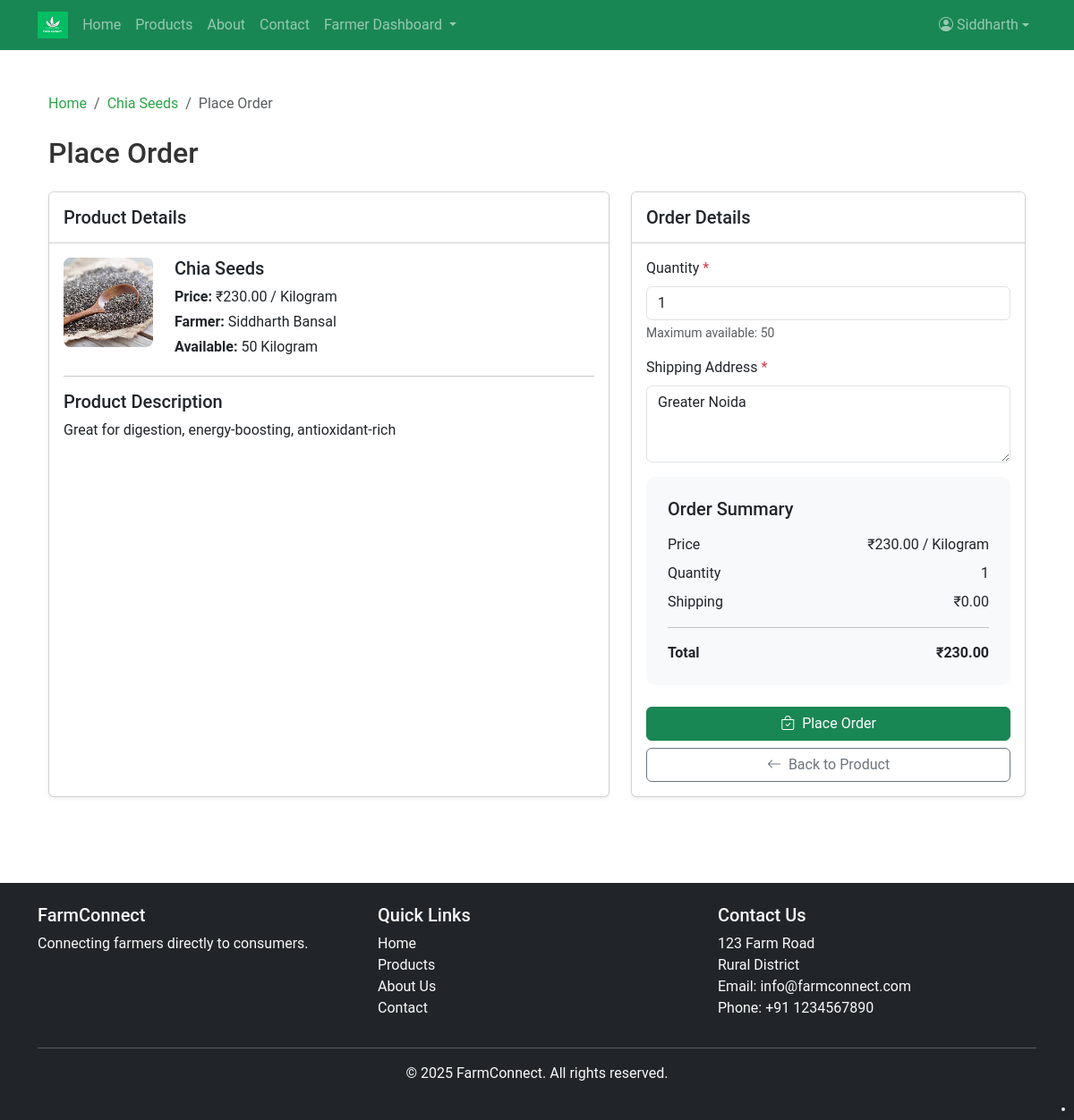
Before: /order/43/ (signed in) with the older database file.
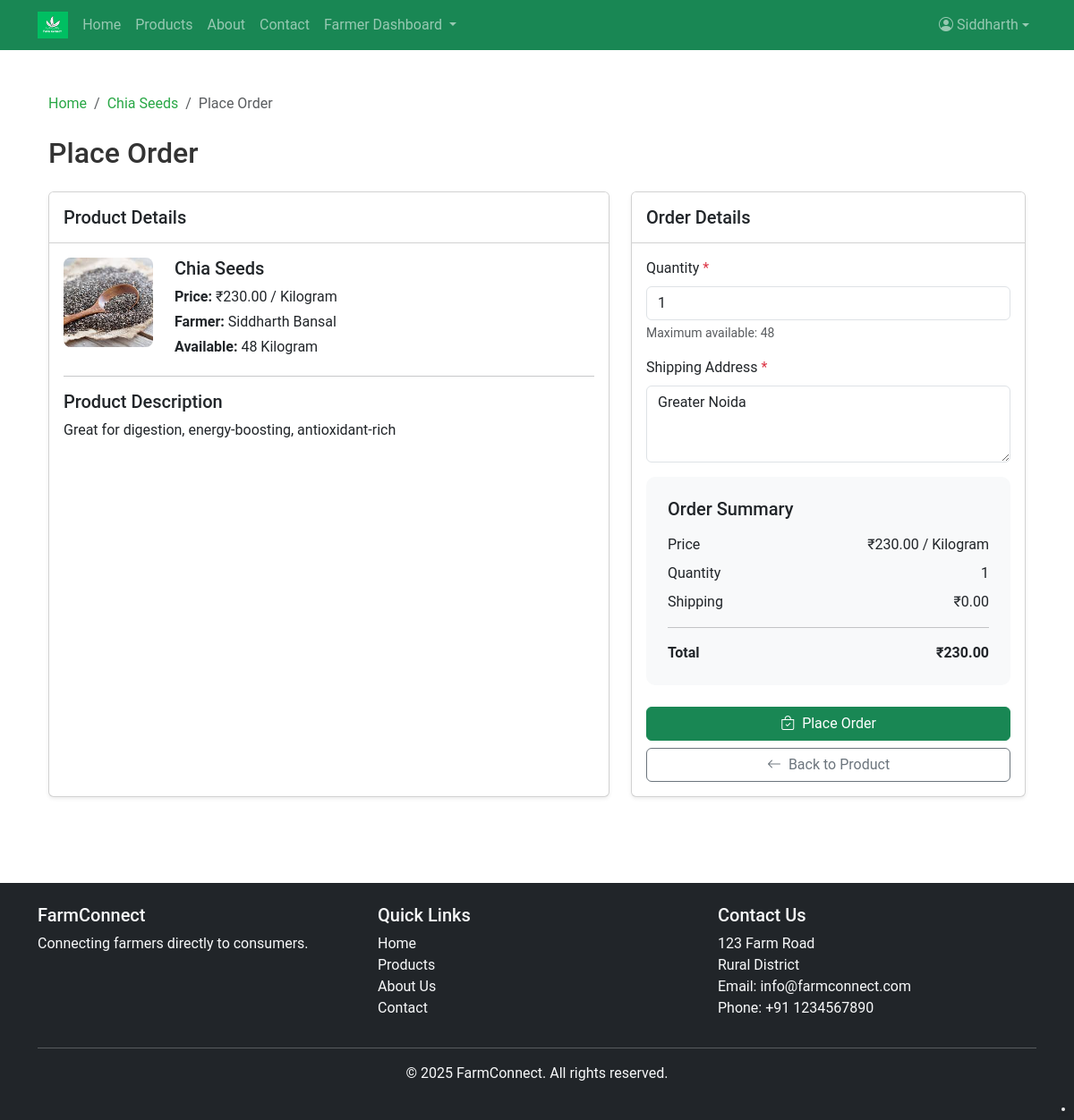
After: the same page with the newer database file.
### farm_core/models.py (models this page shows, shortened)
class Product(models.Model):
    UNIT_CHOICES = (
        ('kg', 'Kilogram'),
        ('g', 'Gram'),
        ('l', 'Liter'),
        ('ml', 'Milliliter'),
        ('piece', 'Piece'),
        ('dozen', 'Dozen'),
        ('bundle', 'Bundle'),
        ('box', 'Box'),
        ('bag', 'Bag'),
        ('packet', 'Packet'),
    )
    name = models.CharField(max_length=200)
    description = models.TextField()
    price = models.DecimalField(max_digits=10, decimal_places=2)
    discount_price = models.DecimalField(max_digits=10, decimal_places=2, blank=True, null=True)
    quantity_available = models.PositiveIntegerField(default=0)
    category = models.ForeignKey(ProductCategory, on_delete=models.CASCADE, related_name='products')
    unit = models.CharField(max_length=10, choices=UNIT_CHOICES, default='kg')
    farmer = models.ForeignKey(User, on_delete=models.CASCADE, related_name='products')
    image = models.ImageField(upload_to='product_images/', blank=True, null=True)
    created_at = models.DateTimeField(auto_now_add=True)
    updated_at = models.DateTimeField(auto_now=True)
    is_organic = models.BooleanField(default=False)
    is_available = models.BooleanField(default=True)
    harvest_date = models.DateField(blank=True, null=True)
    expiry_date = models.DateField(blank=True, null=True)
    nutritional_info = models.TextField(blank=True, null=True)

class User(AbstractUser):
    USER_TYPE_CHOICES = (
        ('farmer', 'Farmer'),
        ('consumer', 'Consumer'),
    )
    user_type = models.CharField(max_length=10, choices=USER_TYPE_CHOICES, default='consumer')
    phone = models.CharField(max_length=15, blank=True, null=True)
    address = models.TextField(blank=True, null=True)
    profile_pic = models.ImageField(upload_to='profile_pics/', blank=True, null=True)
    npop_certificate_number = models.CharField(max_length=100, blank=True, null=True)
    npop_certificate_issue_date = models.DateField(blank=True, null=True)
    npop_certificate_expiry_date = models.DateField(blank=True, null=True)
    npop_certificate_file = models.FileField(upload_to='npop_certificates/', blank=True, null=True)

### farm_core/views.py (the view, shortened to what this page needs)
# urls.py: path('order/<int:product_id>/', views.CreateOrderView.as_view(), name='create_order'),
class CreateOrderView(LoginRequiredMixin, CreateView):
    model = Order
    form_class = OrderForm
    template_name = 'farm_core/orders/create.html'
    success_url = reverse_lazy('farm_core:order_list')
    def get_initial(self):
        initial = super().get_initial()
        product_id = self.kwargs.get('product_id')
        product = get_object_or_404(Product, pk=product_id)
        initial['product'] = product
        return initial
    def get_context_data(self, **kwargs):
        context = super().get_context_data(**kwargs)
        product_id = self.kwargs.get('product_id')
        context['product'] = get_object_or_404(Product, pk=product_id)
        return context

### farm_core/forms.py (shortened to what this page needs)
class OrderForm(forms.ModelForm):
    class Meta:
        model = Order
        fields = ['quantity', 'shipping_address']
        widgets = {
            'shipping_address': forms.Textarea(attrs={'rows': 3}),
        }
    def __init__(self, *args, **kwargs):
        super().__init__(*args, **kwargs)
        for field_name, field in self.fields.items():
            field.widget.attrs['class'] = 'form-control'

### farm_core/templates/farm_core/orders/create.html (shortened to what the changed rows need)
{% extends 'farm_core/base.html' %}
{% load i18n %}
{% load static %}
{% block content %}
<div class="container py-4">
    <nav aria-label="breadcrumb" class="mb-4">
        <ol class="breadcrumb">
            <li class="breadcrumb-item"><a href="{% url 'farm_core:product_detail' pk=product.id %}">{{ product.name }}</a></li>
        </ol>
    </nav>
    <h1 class="h2 mb-4">{% trans "Place Order" %}</h1>
    <div class="row">
        <div class="col-md-7 mb-4">
            <div class="card shadow-sm h-100">
                <div class="card-body">
                    <div class="d-flex">
                        <div class="me-4">
                            {% if product.image %}
                            <img src="{{ product.image.url }}" alt="{{ product.name }}" class="order-product-img">
                            {% else %}
                            <div class="order-product-img bg-light d-flex align-items-center justify-content-center">
                                <i class="bi bi-image text-secondary fs-1"></i>
                            </div>
                            {% endif %}
                        </div>
                        <div>
                            <h3 class="h5 mb-2">{{ product.name }}</h3>
                            <p class="mb-1"><strong>{% trans "Price:" %}</strong> ₹{{ product.price }} / {{ product.get_unit_display }}</p>
                            <p class="mb-1"><strong>{% trans "Farmer:" %}</strong> {{ product.farmer.get_full_name|default:product.farmer.username }}</p>
                            <p class="mb-1"><strong>{% trans "Available:" %}</strong> {{ product.quantity_available }} {{ product.get_unit_display }}</p>
                        </div>
                    </div>
                    <div class="mb-3">
                        <h5>{% trans "Product Description" %}</h5>
                        <p>{{ product.description }}</p>
                    </div>
                </div>
            </div>
        </div>
        <div class="col-md-5 mb-4">
            <div class="card shadow-sm h-100">
                <div class="card-body">
                    <form method="post">
                        <div class="mb-3">
                            <label for="quantity" class="form-label">{% trans "Quantity" %} <span class="text-danger">*</span></label>
                            <input type="number" class="form-control" id="quantity" name="quantity" value="{{ request.GET.quantity|default:'1' }}" min="1" max="{{ product.quantity_available }}" required>
                            <div class="form-text">{% trans "Maximum available:" %} {{ product.quantity_available }}</div>
                        </div>
                        <div class="order-summary mb-4">
                            <div class="d-flex justify-content-between mb-2">
                                <span>{% trans "Price" %}</span>
                                <span>₹{{ product.price }} / {{ product.get_unit_display }}</span>
                            </div>
                            <div class="d-flex justify-content-between fw-bold">
                                <span>{% trans "Total" %}</span>
                                <span id="summary-total">₹{{ product.price|floatformat:2 }}</span>
                            </div>
                        </div>
                    </form>
                </div>
            </div>
        </div>
    </div>
</div>
{% endblock %}

Changed rows visible on the page:
changed Product "Chia Seeds": quantity_available "50" → "48"
